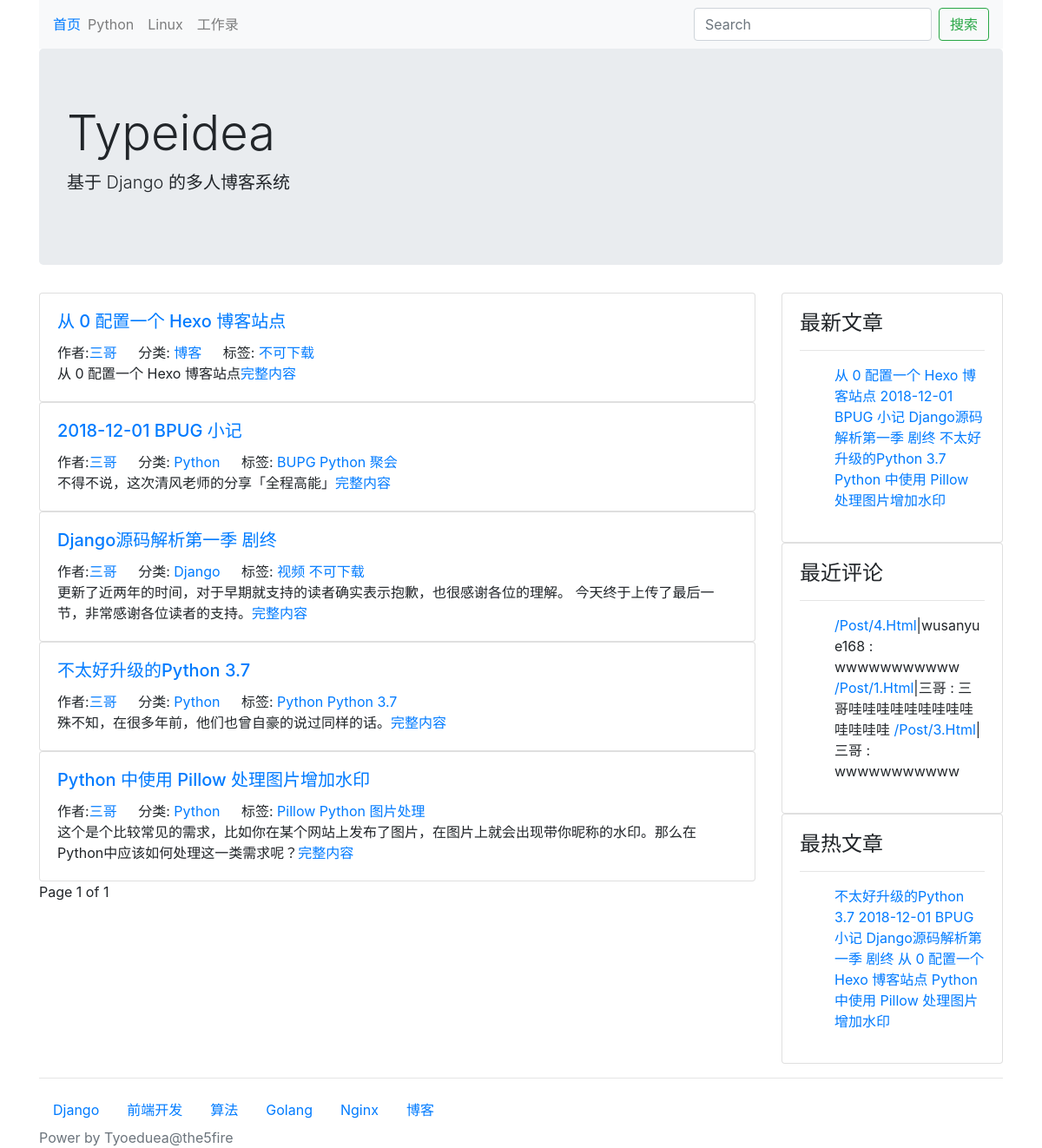
The page / on the database its author committed.
### blog/models.py (models this page shows, shortened)
class Category(models.Model):
    STATUS_NORMAL = 1
    STATUS_DELETE = 0
    STATUS_ITEMS = (
        (STATUS_NORMAL, '正常'),
        (STATUS_DELETE, '删除'),
    )
    name = models.CharField(max_length=50, verbose_name="名称")
    status = models.PositiveIntegerField(default=STATUS_NORMAL,
                                         choices=STATUS_ITEMS, verbose_name='状态')
    is_nav = models.BooleanField(default=False, verbose_name="是否为导航")
    owner = models.ForeignKey(User, verbose_name="作者", on_delete=models.CASCADE)
    created_time = models.DateTimeField(auto_now_add=True, verbose_name="创建时间")
    @classmethod
    def get_navs(cls):
        categories = cls.objects.filter(status=cls.STATUS_NORMAL)
        nav_categories = []
        normal_categories = []
        for cate in categories:
            if cate.is_nav:
                nav_categories.append(cate)
            else:
                normal_categories.append(cate)
        return {
            'navs': nav_categories,
            'categories': normal_categories
        }
    class Meta:
        verbose_name = verbose_name_plural = '分类'

class Post(models.Model):
    STATUS_NORMAL = 1
    STATUS_DELETE = 0
    STATUS_DRAFT = 2
    STATUS_ITEMS = (
        (STATUS_NORMAL, '正常'),
        (STATUS_DELETE, '删除'),
        (STATUS_DRAFT, '草稿'),
    )
    title = models.CharField(max_length=255, verbose_name="标题")
    desc = models.CharField(max_length=1024, blank=True, verbose_name="摘要")
    content = models.TextField(verbose_name="正文", help_text="正文必须为 MarkDown 格式")
    content_html = models.TextField(verbose_name="正文 html 代码", blank=True, editable=False)
    status = models.PositiveIntegerField(default=STATUS_NORMAL,
                                         choices=STATUS_ITEMS, verbose_name="状态")
    category = models.ForeignKey(Category, verbose_name="分类", on_delete=models.CASCADE)
    tags = models.ManyToManyField(Tag, verbose_name="标签")
    owner = models.ForeignKey(User, verbose_name="作者", on_delete=models.CASCADE)
    created_time = models.DateTimeField(auto_now_add=True, verbose_name="创建时间")
    pv = models.PositiveIntegerField(default=1)
    uv = models.PositiveIntegerField(default=1)
    class Meta:
        verbose_name = verbose_name_plural = "文章"
        ordering = ['-id']  # 根据 id 进行降序排序
    @classmethod
    def latest_posts(cls):
        queryset = cls.objects.filter(status=Post.STATUS_NORMAL)
        return queryset
    @classmethod
    def hot_posts(cls):
        return cls.objects.filter(status=cls.STATUS_NORMAL).order_by('-pv')

class Tag(models.Model):
    STATUS_NORMAL = 1
    STATUS_DELETE = 0
    STATUS_ITEMS = (
        (STATUS_NORMAL, '正常'),
        (STATUS_DELETE, '删除'),
    )
    name = models.CharField(max_length=10, verbose_name="名称")
    status = models.PositiveIntegerField(default=STATUS_NORMAL,
                                         choices=STATUS_ITEMS, verbose_name="状态")
    owner = models.ForeignKey(User, verbose_name="作者", on_delete=models.CASCADE)
    created_time = models.DateTimeField(auto_now_add=True, verbose_name="创建时间")
    class Meta:
        verbose_name = verbose_name_plural = "标签"

### config/models.py (models this page shows, shortened)
class SideBar(models.Model):
    DISPLAY_HTML = 1
    DISPLAY_LATEST = 2
    DISPLAY_HOT = 3
    DISPLAY_COMMENT = 4
    SIDE_TYPE = (
        (DISPLAY_HTML, 'HTML'),
        (DISPLAY_LATEST, '最新文章'),
        (DISPLAY_HOT, '最热文章'),
        (DISPLAY_COMMENT, '最近评论'),
    )
    STATUS_SHOW = 1
    STATUS_HIDE = 0
    STATUS_ITEMS = (
        (STATUS_SHOW, '展示'),
        (STATUS_HIDE, '隐藏'),
    )
    title = models.CharField(max_length=50, verbose_name="标题")
    display_type = models.PositiveIntegerField(default=1, choices=SIDE_TYPE, verbose_name="展示类型")
    content = models.CharField(max_length=500, blank=True, verbose_name="内容",
                               help_text="如果设置的不是 HTML 类型，可为空")
    status = models.PositiveIntegerField(default=STATUS_SHOW, choices=STATUS_ITEMS, verbose_name="状态")
    owner = models.ForeignKey(User, verbose_name="作者", on_delete=models.CASCADE)
    created_time = models.DateTimeField(auto_now_add=True, verbose_name="创建时间")
    @classmethod
    def get_all(cls):
        return cls.objects.filter(status=cls.STATUS_SHOW)
    @property
    def content_html(self):
        from blog.models import Post  # 避免循环引用
        from comment.models import Comment
        result = ''
        if self.display_type == self.DISPLAY_HTML:
            result = self.content
        elif self.display_type == self.DISPLAY_LATEST:
            context = {
                'posts': Post.latest_posts()
            }
            return render_to_string('config/blocks/sidebar_posts.html', context)
        elif self.display_type == self.DISPLAY_HOT:
            context = {
                'posts': Post.hot_posts()
            }
            return render_to_string('config/blocks/sidebar_posts.html', context)
        elif self.display_type == self.DISPLAY_COMMENT:
            context = {
                'comments': Comment.objects.filter(status=Comment.STATUS_NORMAL)
            }
            return render_to_string('config/blocks/sidebar_comments.html', context)
        return result
    class Meta:
        verbose_name = verbose_name_plural = "侧边栏"

### comment/models.py (models this page shows, shortened)
class Comment(models.Model):
    STATUS_NORMAL = 1
    STATUS_DELETE = 0
    STATUS_ITEMS = (
        (STATUS_NORMAL, '正常'),
        (STATUS_DELETE, '删除'),
    )
    target = models.CharField(max_length=100, verbose_name="评论目标")
    content = models.CharField(max_length=2000, verbose_name="内容")
    nickname = models.CharField(max_length=50, verbose_name="昵称")
    website = models.URLField(verbose_name="网站")
    email = models.EmailField(verbose_name="邮箱")
    status = models.PositiveIntegerField(default=STATUS_NORMAL, choices=STATUS_ITEMS, verbose_name="状态")
    created_time = models.DateTimeField(auto_now_add=True, verbose_name="创建时间")
    class Meta:
        verbose_name = verbose_name_plural = "评论"

### blog/views.py (the view)
# urls.py: path('', IndexView.as_view(), name='index'),
class IndexView(CommonViewMixin, ListView):
    queryset = Post.latest_posts()
    paginate_by = 5
    context_object_name = 'post_list'
    template_name = 'blog/list.html'

### blog/views.py (called while the page is built)
    def get_context_data(self, **kwargs):
        context = super().get_context_data(**kwargs)
        context.update({
            'sidebars': SideBar.get_all(),
        })
        context.update(Category.get_navs())
        return context

### typeidea/themes/bootstrap/templates/blog/list.html (shortened to what this page needs)
{% extends "./base.html" %}
{% block main %}
    {% for post in post_list %}
        <div class="card">
            <div class="card-body">
                <h5 class="card-title"><a href={% url 'post-detail' post.id %}>{{ post.title }}</a></h5>
                <span class="card-link">作者:<a
                        href="{% url 'author' post.owner.id %}">{{ post.owner.username }}</a></span>
                <span class="card-link">分类:<a href="{% url 'category-list' post.category.id %}">
                        {{ post.category.name }}</a>
                    </span>
                <span class="card-link">标签:
                    {% for tag in post.tags.all %}
                        <a href="{% url 'tag-list' tag.id %}">{{ tag.name }}</a>
                    {% endfor %}
                    </span>
                <p class="card-text">{{ post.desc }}<a href="{% url 'post-detail' post.id %}">完整内容</a></p>
            </div>
        </div>
    {% endfor %}
    {% if page_obj %}
        Page {{ page_obj.number }} of {{ paginator.num_pages }}
    {% endif %}
{% endblock %}

### typeidea/themes/bootstrap/templates/blog/base.html (shortened to what this page needs)
{% load static %}
<!doctype html>
<html lang="en">
<head>
    <link rel="stylesheet" href={% static 'css/bootstrap.min.css' %}>
</head>
<body>
<div class="container head">
    <nav class="navbar navbar-expand-lg navbar-light bg-light">
        <a class="navvar-brand" href="/">首页</a>
        <div class="collapse navbar-collapse" id="navbarSupportedContent">
            <ul class="navbar-nav mr-auto">
                {% for cate in navs %}
                    <li class="nav-item">
                        <a class="nav-link" href="{% url 'category-list' cate.id %}">{{ cate.name }}</a>
                    </li>
                {% endfor %}
            </ul>
            <form class="form-inline my-2 my-lg-0" action="/search/" method="GET">
                <input class="form-control mr-sm-2" type="search" placeholder="Search" aria-label="Search"
                       value="{{ keyword }}" name="keyword">
                <button class="btn btn-outline-success" type="submit">搜索</button>
            </form>
        </div>
    </nav>
    <div class="jumbotron">
        <h1 class="display-4">Typeidea</h1>
        <p class="lead">基于 Django 的多人博客系统</p>
    </div>
</div>
<div class="container main">
    <div class="row">
        <div class="col-9" post-list>
            {% block main %}
            {% endblock %}
        </div>
        <div class="col-3">
            {% block sidebars %}
                {% for sidebar in sidebars %}
                    <div class="card sidebar">
                        <div class="card-body">
                            <h4 class="card-title">{{ sidebar.title }}</h4>
                            <hr/>
                            <p>{{ sidebar.content_html }}</p>
                        </div>
                    </div>
                {% endfor %}
            {% endblock %}
        </div>
    </div>
</div>
<footer class="footer">
    {% block footer %}
        <div class="container">
            <hr/>
            <nav class="nav category">
                {% for cate in categories %}
                    <a href="{% url 'category-list' cate.id %}" class="nav-link">{{ cate.name }}</a>
                {% endfor %}
            </nav>
        </div>
        <div class="container power">
            <span class="text-muted">Power by Tyoeduea@the5fire</span>
        </div>
    {% endblock %}
</footer>
</body>
</html>

### typeidea/themes/bootstrap/templates/config/blocks/sidebar_posts.html
<ul class="links">
    {% for post in posts %}
        <l1><a href="{% url 'post-detail' post.id %}">{{ post.title }}</a></l1>
    {% endfor %}
</ul>

### typeidea/themes/bootstrap/templates/config/blocks/sidebar_comments.html
<ul>
    {% for comment in comments %}
        <l1><a href="{{ comment.target }}">{{ comment.target.title }}</a>|{{ comment.nickname }}
            : {% autoescape off %}{{ comment.content }}{% endautoescape %}</l1>
    {% endfor %}
</ul>

### rows shown on the page
Category: name "Python"
Category: name "Linux"
Category: name "工作录"
Post: title "从 0 配置一个 Hexo 博客站点", owner.username "三哥", category.name "博客", desc "从 0 配置一个 Hexo 博客站点"
Tag: name "不可下载"
Post: title "2018-12-01 BPUG 小记", owner.username "三哥", category.name "Python", desc "不得不说，这次清风老师的分享「全程高能」"
Tag: name "BUPG"
Tag: name "Python 聚会"
Post: title "Django源码解析第一季 剧终", owner.username "三哥", category.name "Django", desc "更新了近两年的时间，对于早期就支持的读者确实表示抱歉，也很感谢各位的理解。 今天终于上传了最后一节，非常感谢各位读者的支持。"
Tag: name "视频"
Post: title "不太好升级的Python 3.7", owner.username "三哥", category.name "Python", desc "殊不知，在很多年前，他们也曾自豪的说过同样的话。"
Tag: name "Python"
Tag: name "Python 3.7"
Post: title "Python 中使用 Pillow 处理图片增加水印", owner.username "三哥", category.name "Python", desc "这个是个比较常见的需求，比如你在某个网站上发布了图片，在图片上就会出现带你昵称的水印。那么在Python中应该如何处理这一类需求呢？"
Tag: name "Pillow"
Tag: name "图片处理"
SideBar: title "最新文章"
SideBar: title "最近评论"
Comment: target "/Post/4.Html", nickname "wusanyue168", content "wwwwwwwwwww"
Comment: target "/Post/1.Html", nickname "三哥", content "三哥哇哇哇哇哇哇哇哇哇哇哇哇哇"
Comment: target "/Post/3.Html", nickname "三哥", content "wwwwwwwwwww"
SideBar: title "最热文章"
Category: name "Django"
Category: name "前端开发"
Category: name "算法"
Category: name "Golang"
Category: name "Nginx"
Category: name "博客"

### other values the page prints
{{ page_obj.number }} "1"
{{ paginator.num_pages }} "1"
